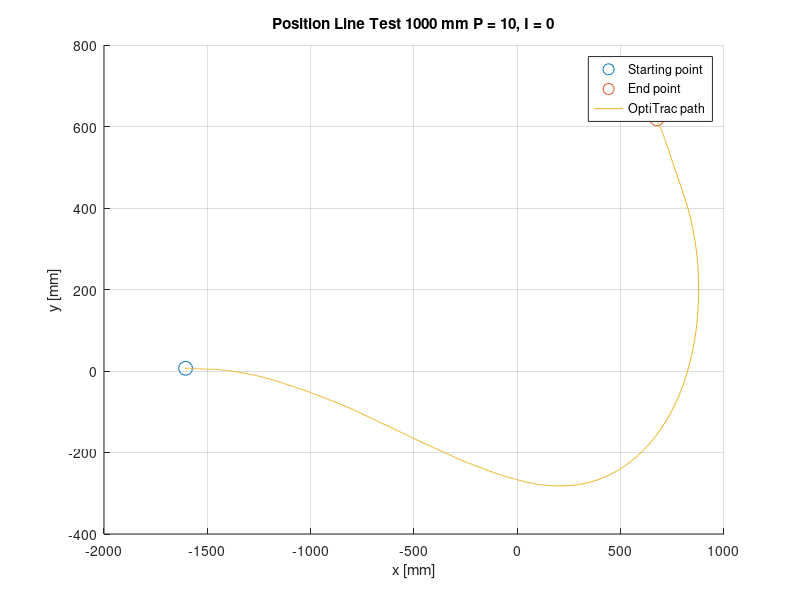

Write MATLAB code to recreate this figure.
fileID = fopen('P10_I0.txt','r');


tline=fgetl(fileID);
%headers = strsplit(tline,','); kan brukes for å fjerne headers (fjerner
%første linje

formatSpec = '%f%f%f%f%f%f%f%f';
datacell = textscan(fileID,formatSpec,'Delimiter',',');
time = datacell{2};
X = datacell{6};
Z = datacell{7};
Y = datacell{8};

figure(1);
hold on;
plot(X(1,1),Y(1,1),'o','MarkerSize',10);
plot(X(end,1),Y(end,1),'o','MarkerSize',10);
plot(X,Y);
grid on;
title('Position Line Test 1000 mm P = 10, I = 0');
xlabel('x [mm]');
ylabel('y [mm]');
legend('Starting point','End point','OptiTrac path');
hold off;
